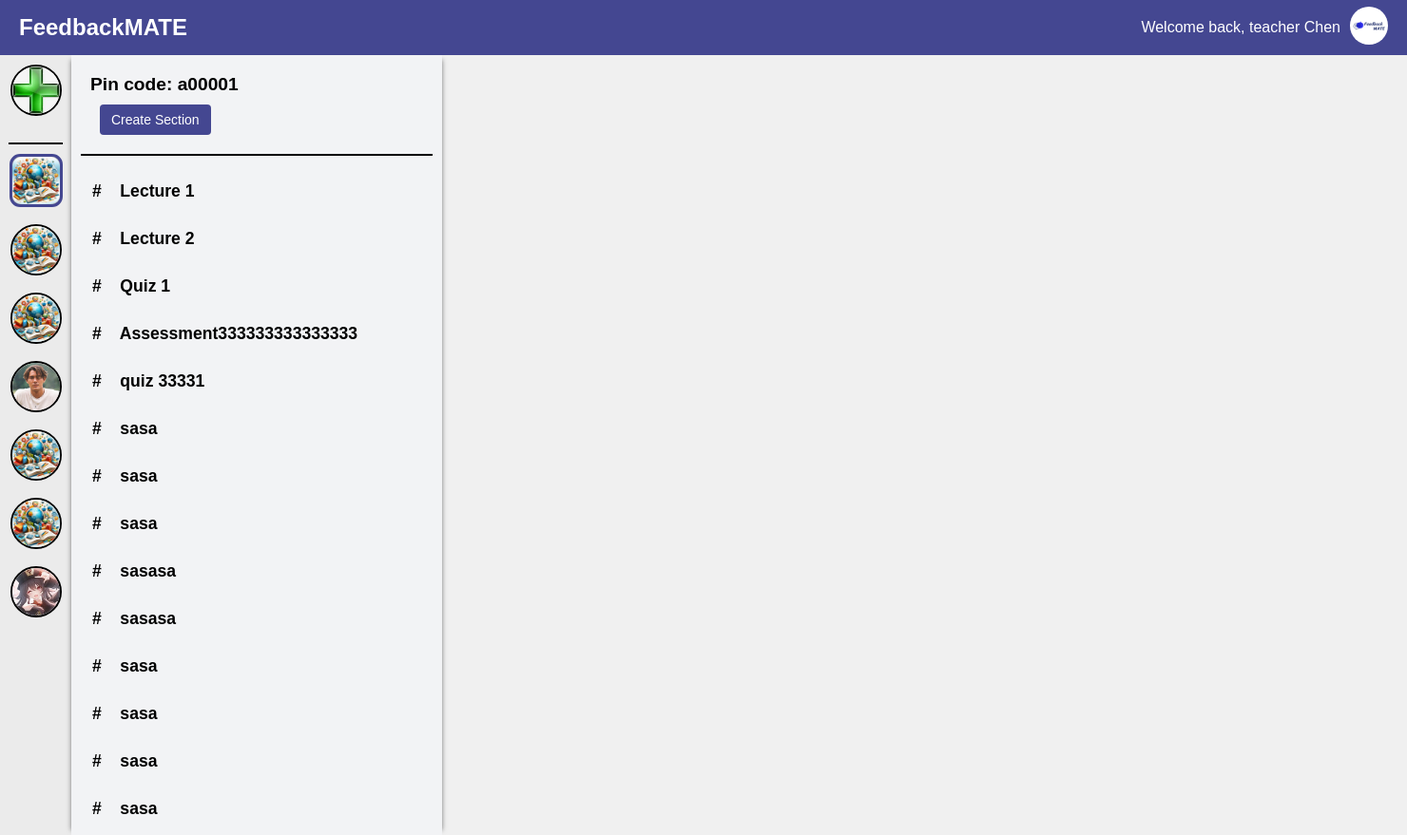
The page /teacher/channel/1/ (signed in) on the database its author committed.
### main/models.py (models this page shows, shortened)
class UserInfo(models.Model):
    user = models.OneToOneField(User, on_delete=models.CASCADE)
    profile_name = models.CharField(max_length=30)
    user_image = models.ImageField(upload_to=user_image_path, default='img/user.png')

class Channel(models.Model):
    name = models.CharField(max_length=70)
    pin_code = models.CharField(max_length=6, unique=True, blank=True, null=True)
    user = models.ForeignKey(User, on_delete=models.CASCADE)
    description = models.TextField(max_length=500, blank=True)
    image = models.ImageField(upload_to=channel_image_path, default='img/channel_icon.jpg')
    students = models.ManyToManyField(User, related_name='joined_channels', blank=True)

class Section(models.Model):
    channel = models.ForeignKey(Channel, on_delete=models.CASCADE)
    title = models.CharField(max_length=50)
    description = models.TextField(max_length=500, blank=True)
    total_rating = models.FloatField(default=0.0, blank=True)
    ratings_count = models.PositiveIntegerField(default=0, blank=True)
    one_star_users = models.ManyToManyField(User, related_name='one_star_sections', blank=True)
    two_star_users = models.ManyToManyField(User, related_name='two_star_sections', blank=True)
    three_star_users = models.ManyToManyField(User, related_name='three_star_sections', blank=True)
    four_star_users = models.ManyToManyField(User, related_name='four_star_sections', blank=True)
    five_star_users = models.ManyToManyField(User, related_name='five_star_sections', blank=True)
    one_star_percentage = models.FloatField(verbose_name="Percentage", default=0.0)
    two_star_percentage = models.FloatField(verbose_name="Percentage", default=0.0)
    three_star_percentage = models.FloatField(verbose_name="Percentage", default=0.0)
    four_star_percentage = models.FloatField(verbose_name="Percentage", default=0.0)
    five_star_percentage = models.FloatField(verbose_name="Percentage", default=0.0)

### main/views.py (the view)
# urls.py: path('teacher/channel/<int:channel_id>/', views.channel, name='channel-detail'),
def channel(request, channel_id):
    user_channels = Channel.objects.filter(user=request.user)
    current_channel = Channel.objects.get(id=channel_id)
    sections = Section.objects.filter(channel=current_channel)
    user_info = UserInfo.objects.get(user=request.user)
    return render(request, 'channel_detail.html', {
        'username': user_info.profile_name,
        'current_channel': current_channel,
        'sections': sections,
        'channels': user_channels,
        'user_image': user_info.user_image.url,
    })

### main/templates/channel_detail.html (shortened to what this page needs)
{% extends 'teacher.html' %}
{% load static %}
{% block channel %}
    {% for channel in channels %}
    <div class="channel-icon-container {% if channel.id == current_channel.id %}selected-channel{% endif %}" data-channel-id="{{ channel.id }}">
        <img src="{{ channel.image.url }}" alt="" class="channel-icon {% if channel.id == current_channel.id %}selected-channel-icon{% endif %}" onclick="location.href='{% url 'channel-detail' channel.id %}'">
    </div>
    {% endfor %}
{% endblock %}
{% block content %}
<div class="section-nav">
    <div class="pin-code-display">
        Pin code: {{ current_channel.pin_code }}
        <button onclick="location.href='{% url 'create-section' current_channel.id %}'" class="create-section-btn">Create Section</button>
    </div>
    {% block section %}
    <div class="section-block">
    {% for section in sections %}
      <div class="section-tooltip">
        <a href="{% url 'section' channel_id=section.channel.id section_id=section.id %}" class="section-item">
          #&nbsp;&nbsp;&nbsp; {{ section.title }}
        </a>
      </div>
    {% endfor %}
    </div>
    {% endblock%}
</div>
{% endblock %}

### main/templates/teacher.html (shortened to what this page needs)
<!DOCTYPE html>
<html lang="en">
{% load static %}
<head>
    <link rel="stylesheet" href="https://cdnjs.cloudflare.com/ajax/libs/font-awesome/5.15.1/css/all.min.css">
</head>
<body>
    <div class="app-container">
        <div class="header">
            <div class="logo">FeedbackMATE</div>
            <div class="user-info">
                <span class="welcome-text">Welcome back, {{ username }}</span>
                <div class="user-dropdown">
                    <img src="{{ user_image }}" alt="User Image" width="40" height="40" style="border-radius: 50%;">
                </div>
            </div>
        </div>
        <div class="main-container">
            <div class="sidebar">
                <div class="channel-icon-container add-channel create-channel-btn">
                    <img src="{% static 'img/add_channel_icon.jpg' %}" alt="Add Channel" class="channel-icon" onclick="location.href='{% url 'create-channel' %}'">
                </div>
                <div class="channel-divider"></div>
                {% block channel %}{% endblock %}
            </div>
            {% block content %}
            {% endblock %}
        </div>
    </div>
</body>
</html>

### main/templates/teacher.html (style rules this page uses)
body { font-family: Arial, sans-serif; margin: 0; padding: 0; background-color: #f0f0f0; }
.app-container { display: flex; flex-direction: column; min-width: 1470px; max-height: 100vh; overflow-x: auto; overflow-y: auto; }
.header { display: flex; justify-content: space-between; align-items: center; padding: 20px; background-color: #444791; color: white; height: 18px; }
.logo { font-size: 24px; font-weight: bold; }
.user-info { display: flex; align-items: center; }
.welcome-text { margin-right: 10px; }
.user-dropdown { position: relative; }
.main-container { display: flex; flex-grow: 1; height: calc(100vh - 58px); }
.sidebar { width: 55px; background-color: #EBEBEB; padding: 10px; display: flex; flex-direction: column; align-items: center; flex-shrink: 0; -ms-overflow-style: none; scrollbar-width: none; overflow-y: auto; overflow-x: hidden; }
.channel-divider { height: 0; background-color: black; border: 1px solid black; width: 100%; margin-top: 10px; margin-bottom: 10px; top: 0; z-index: 10; }
.add-channel { margin-bottom: 10px; border-bottom: 2px solid black; }
.channel-icon-container { position: relative; margin-bottom: 18px; border: 2px solid black; border-radius: 50%; width: 50px; height: 50px; display: flex; justify-content: center; align-items: center; transition: border-radius 0.1s; }
.channel-icon { max-width: 100%; max-height: 100%; border-radius: 50%; }

### main/templates/channel_detail.html (style rules this page uses)
.section-nav { background-color: #F2F3F5; padding: 10px; box-shadow: 5px 0 5px -5px rgba(0,0,0,0.5), -5px 0 5px -5px rgba(0,0,0,0.5); width: 25%; min-width: 200px; overflow-y: hidden; }
.pin-code-display { padding: 10px; margin-bottom: 10px; border-bottom: 2px solid black; background-color: #F2F3F5; text-align: left; font-weight: bold; font-size: 1.2em; }
.section-block { height: calc(100vh - 58px - 116px); overflow-x: hidden; overflow-y: auto; }
.section-item { display: block; padding: 10px; margin: 5px 0; text-decoration: none; font-weight: bold; font-size: 1.1em; color: #000000; border-radius: 4px; transition: background-color 0.3s, box-shadow 0.3s; border: 2px solid transparent; width: 100%; min-width: 200px; box-sizing: border-box; overflow: hidden; white-space: nowrap; text-overflow: ellipsis; }
.selected-channel { position: relative; border: 3px solid #444791; border-radius: 20%; background-color: #BCBCBF; }
.selected-channel-icon { max-width: 100%; max-height: 100%; border-radius: 20%; }
.create-section-btn { padding: 8px 12px; background-color: #444791; color: white; border: none; border-radius: 4px; cursor: pointer; font-size: 14px; display: block; margin: 10px 0 10px 10px; text-align: center; }

### rows shown on the page
UserInfo: profile_name "teacher Chen"
Channel: image (picture), pin_code "a00001"
Channel: image (picture)
Channel: image (picture)
Channel: image (picture)
Channel: image (picture)
Channel: image (picture)
Channel: image (picture)
Section: title "Lecture 1"
Section: title "Lecture 2"
Section: title "Quiz 1"
Section: title "Assessment333333333333333"
Section: title "quiz 33331"
Section: title "sasa"
Section: title "sasa"
Section: title "sasa"
Section: title "sasasa"
Section: title "sasasa"
Section: title "sasa"
Section: title "sasa"
Section: title "sasa"
Section: title "sasa"
